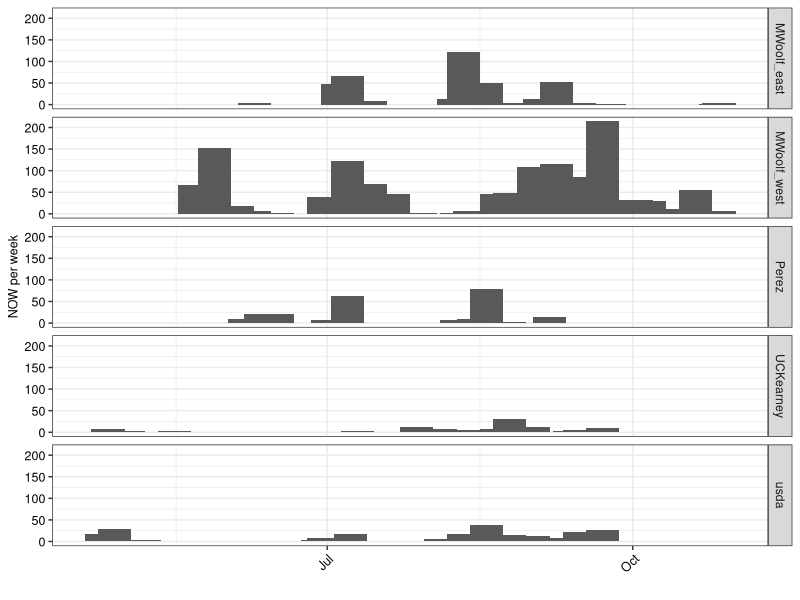
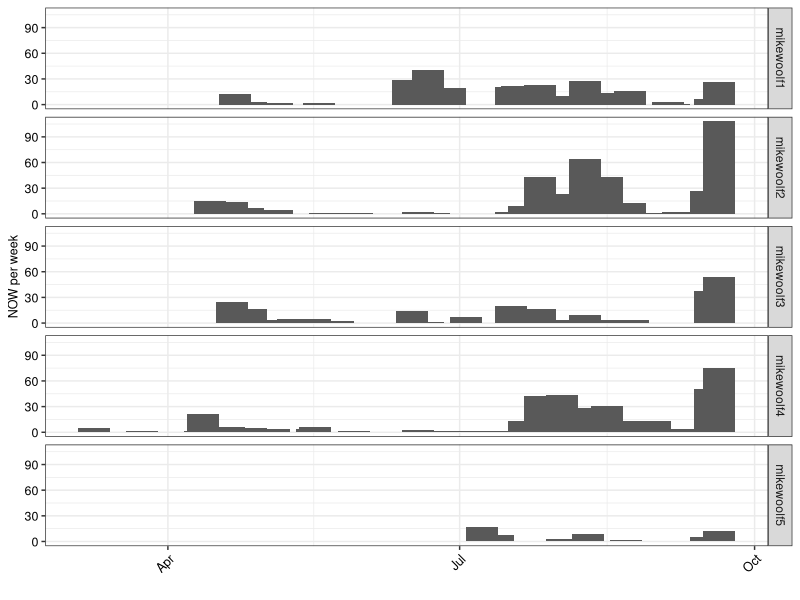
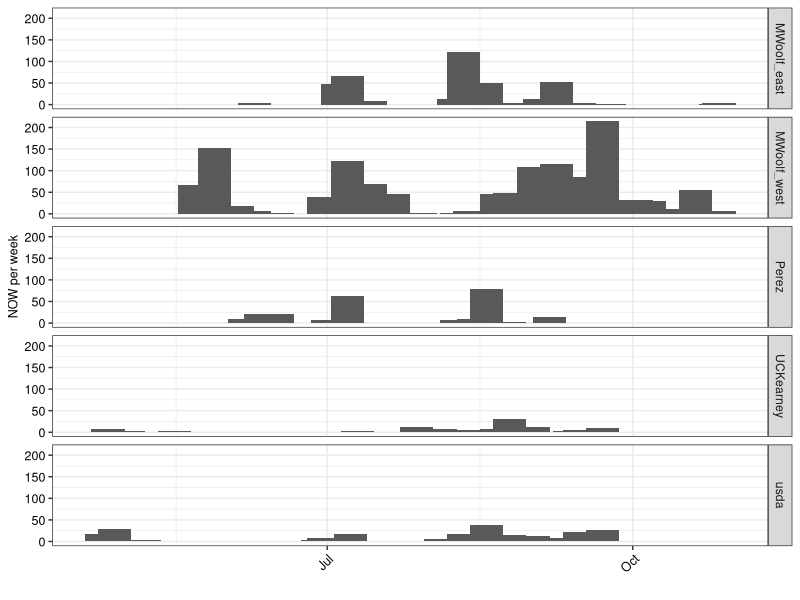
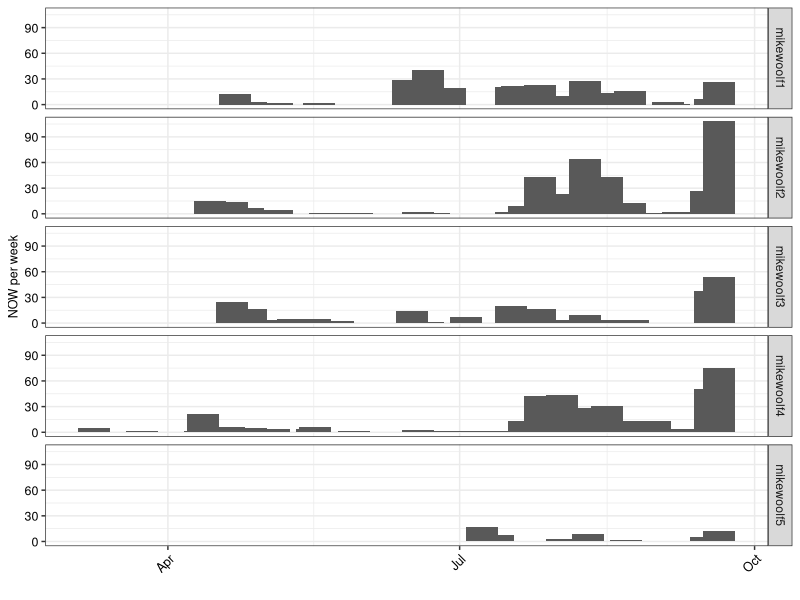

Reproduce these figures in R, in order.
#===========================================================================#
# script10_moth_captures_by_hour.R
# 
# PARTS
# 1. Load combined 2019 and 2020 count and temperature data files (line 15)
# 2. Merge and 2019 and 2020 count data (line 25)
# 3. Merge 2019 and 2020 temperature data(line 74)
# 4. Merge non-zero count data and temperature data (line 161)
# 
# Output file "combined" saved as...
#
#===========================================================================#

library(tidyverse)
library(lubridate)

#-- 1. Load and clean 2019 and 2020 data files (same as script3) ------------

# Load original data files into memory
allsites19 <- read.csv("./data/allsites_y19_scrubbed.csv") 
allsites20 <- read.csv("./data//allsites_y20_scrubbed.csv")

# Examine and fix discrepancy in site names in 2020 capture and temperature data
unique(allsites20$site)
# [1] "mikewoolf1" "mikewoolf2" "mikewoolf3" "mikewoolf4" "mikewoolf5"

#-- 2. Merge and 2019 and 2020 count data --------------------------

# Modify for merge compatibility)
head(allsites19)
head(allsites20)

allsites19 <- allsites19 %>% 
  filter(pest_dif > 0)
#-- 802 observations

allsites20 <- allsites20 %>% 
  filter(pest_dif > 0)
#-- 681 observations

counts_y19y20 <- rbind(allsites19,allsites20)

counts_y19y20$datetime <- as.POSIXct(counts_y19y20$datetime)
str(counts_y19y20)

counts_y19y20 %>% 
  filter(reviewed == "No")
#              datetime pest_nmbr pest_dif reviewed event  site
# 1 2019-08-16 15:56:00         3        3       No  <NA> Perez
# 2 2019-08-19 04:28:00         1        1       No  <NA> Perez
# 3 2019-08-19 00:28:00         1        1       No  <NA>  usda
# 4 2019-08-31 05:27:00         1        1       No  <NA>  usda

counts_y19y20 <- counts_y19y20 %>% 
  filter(reviewed != "No") %>% 
  select(datetime,pest_dif,site) %>% 
  mutate(Yr = year(datetime),
         Mnth = month(datetime, label = TRUE, abbr = TRUE),
         Julian = yday(datetime),
         Hr = hour(datetime))

head(counts_y19y20,2)
#              datetime pest_dif      site   Yr Mnth Julian Hr
# 1 2019-04-26 13:56:00        7 UCKearney 2019  Apr    116 13
# 2 2019-05-02 01:57:00        1 UCKearney 2019  May    122  1

str(counts_y19y20)

#-- 1479 obs

offhrs <- counts_y19y20 %>% 
  filter(Hr > 7)
### 201 obs, or 13%. For next pass, create a factor within "counts" rather 
### than subdivide the data set. That allows a more direct examination of 
### proportion by month

#-- 3. Seasonal overview using just the count data from both years  ---------

# temporary data frame allsites for current figure
allsites <- counts_y19y20 %>% 
  mutate(wk = epiweek(datetime))
head(allsites,2)
#              datetime pest_dif      site   Yr Mnth Julian Hr wk
# 1 2019-04-26 13:56:00        7 UCKearney 2019  Apr    116 13 17
# 2 2019-05-02 01:57:00        1 UCKearney 2019  May    122  1 18

allsites$caldate <- as.Date(allsites$datetime)


daily <- allsites %>% 
  group_by(Yr,wk,caldate,site) %>% 
  summarize(Date = min(caldate),
            orangeworm = sum(pest_dif))
daily
# A tibble: 595 x 6
# Groups:   Yr, wk, caldate [275]
#      Yr    wk caldate    site      Date       orangeworm
#   <dbl> <dbl> <date>     <chr>     <date>          <int>
# 1  2019    17 2019-04-24 usda      2019-04-24         12
# 2  2019    17 2019-04-25 usda      2019-04-25          3
# 3  2019    17 2019-04-26 UCKearney 2019-04-26          7

wkly19 <- daily %>% 
  filter(Yr == 2019) %>% 
  group_by(Yr,wk,site) %>% 
  summarize(Date = min(Date),
            orangeworm = sum(orangeworm))
wkly19
# A tibble: 87 x 5
# Groups:   Yr, wk [28]
#      Yr    wk site        Date       orangeworm
#   <dbl> <dbl> <chr>       <date>          <int>
# 1  2019    17 UCKearney   2019-04-26          7
# 2  2019    17 usda        2019-04-24         18
# 3  2019    18 UCKearney   2019-05-02          3

wkly20 <- daily %>% 
  filter(Yr == 2020) %>% 
  group_by(Yr,wk,site) %>% 
  summarize(Date = min(Date),
            orangeworm = sum(orangeworm))
wkly20
# A tibble: 90 x 5
# Groups:   Yr, wk [25]
#      Yr    wk site       Date       orangeworm
#   <dbl> <dbl> <chr>      <date>          <int>
# 1  2020    11 mikewoolf4 2020-03-09          5
# 2  2020    13 mikewoolf4 2020-03-24          1
# 3  2020    15 mikewoolf4 2020-04-11          2

p19 <- ggplot(wkly19, aes(x = Date,y = orangeworm)) +
  geom_col(width = 10) +
  facet_grid(site ~ .) +
  # any width over 3.0 gives a warning about non-overlapping x intervals
  # I think it looks better with width = 5.0
  theme_bw() +
  xlab("") +
  ylab("NOW per week") +
  theme(axis.text.x = element_text(color = "black", size = 9, angle = 45, hjust = 1),
        axis.text.y = element_text(color = "black", size = 9),
        axis.title.x = element_text(color = "black", size = 9),
        axis.title.y = element_text(color = "black", size = 9),
        legend.title = element_text(color = "black", size = 14),
        legend.text = element_text(color = "black", size = 14))

p19

ggsave(filename = "Y19_trapview_wkly_by_site.jpg", p19, path = "./results",
       width = 2.83, height = 5.83, dpi = 300, units = "in", device='jpg')

p20 <- ggplot(wkly20, aes(x = Date,y = orangeworm)) +
  geom_col(width = 10) +
  facet_grid(site ~ .) +
  # any width over 3.0 gives a warning about non-overlapping x intervals
  # I think it looks better with width = 5.0
  theme_bw() +
  xlab("") +
  ylab("NOW per week") +
  theme(axis.text.x = element_text(color = "black", size = 9, angle = 45, hjust = 1),
        axis.text.y = element_text(color = "black", size = 9),
        axis.title.x = element_text(color = "black", size = 9),
        axis.title.y = element_text(color = "black", size = 9),
        legend.title = element_text(color = "black", size = 14),
        legend.text = element_text(color = "black", size = 14))

p20

ggsave(filename = "Y20_trapview_wkly_by_site.jpg", p20, path = "./results",
       width = 2.83, height = 5.83, dpi = 300, units = "in", device='jpg')


#-- 4. Merge 2019 and 2020 temperature data ---------------------------------

alltemps19 <- readr::read_csv("./data/trapview_temps_degf_y19.csv")
alltemps20 <- readr::read_csv("./data/trapview_temps_degf_y20.csv")

# Examine and fix discrepancy in site names in 2020 capture and temperature data
unique(allsites20$site)
# [1] "mikewoolf1" "mikewoolf2" "mikewoolf3" "mikewoolf4" "mikewoolf5"
unique(alltemps20$site)
# [1] "MWT1" "MWT2" "MWT3" "MWT4" "MWT5"

alltemps20$site[alltemps20$site == "MWT1"] <- "mikewoolf1"
alltemps20$site[alltemps20$site == "MWT2"] <- "mikewoolf2"
alltemps20$site[alltemps20$site == "MWT3"] <- "mikewoolf3"
alltemps20$site[alltemps20$site == "MWT4"] <- "mikewoolf4"
alltemps20$site[alltemps20$site == "MWT5"] <- "mikewoolf5"

# Modify for merge compatibility)
alltemps19 <- alltemps19 %>% 
  dplyr::rename(datetime = Date_time)
alltemps20 <- alltemps20 %>% 
  dplyr::rename(datetime = Date_time)

### Make variables in alltemps19 and alltemps20 compatible with each
### other and with the counts data set

# Change MWoolf_west site name for consistency w 2020
alltemps19$site[alltemps19$site == "MWoolf_west"] <- "mikewoolf1"
alltemps19
# A tibble: 18,969 x 6
# site      datetime            degf_avg degf_lo degf_hi rh_avg
#   <chr>     <dttm>                 <dbl>   <dbl>   <dbl>  <dbl>
# 1 UCKearney 2019-05-16 17:00:00     56.1    55.4    56.8   83.0
# 2 UCKearney 2019-05-16 18:00:00     57.5    56.1    58.6   81.7
# 3 UCKearney 2019-05-16 19:00:00     55.0    53.8    56.8   90.4

# reorder consist w 2019
alltemps20 <- alltemps20[,c(6,1:5)] 

alltemps20$site[alltemps20$site == "MWT1"] <- "mikewoolf1"
alltemps20$site[alltemps20$site == "MWT2"] <- "mikewoolf2"
alltemps20$site[alltemps20$site == "MWT3"] <- "mikewoolf3"
alltemps20$site[alltemps20$site == "MWT4"] <- "mikewoolf4"
alltemps20$site[alltemps20$site == "MWT5"] <- "mikewoolf5"

unique(alltemps19$site)
# [1] [1] "UCKearney"   "usda"        "Perez"       "mikewoolf1"  "MWoolf_east"

unique(alltemps20$site)
# [1] "mikewoolf1" "mikewoolf2" "mikewoolf3" "mikewoolf4" "mikewoolf5"

# Also change MWoolf_west in the counts data set
counts_y19y20$site[counts_y19y20$site == "MWoolf_west"]  <- "mikewoolf1"
unique(counts_y19y20$site)
# [1] "UCKearney"   "MWoolf_east" "mikewoolf1"  "Perez"       "usda"        "mikewoolf2"  "mikewoolf3"  "mikewoolf4"  "mikewoolf5"  

# combine the temperature data sets
temps <- rbind(alltemps19,alltemps20)
temps
# A tibble: 36,549 x 6
# site      datetime            degf_avg degf_lo degf_hi rh_avg
#   <chr>     <dttm>                 <dbl>   <dbl>   <dbl>  <dbl>
# 1 UCKearney 2019-05-16 17:00:00     56.1    55.4    56.8   83.0
# 2 UCKearney 2019-05-16 18:00:00     57.5    56.1    58.6   81.7

# Add Yr, Mnth, Julian, and Hr to the temps data set
temps <- temps %>% 
  mutate(Yr = year(datetime),
         Mnth = month(datetime, label = TRUE, abbr = TRUE),
         Julian = yday(datetime),
         Hr = hour(datetime))
temps
# A tibble: 36,549 x 10
#   site      datetime            degf_avg degf_lo degf_hi rh_avg    Yr Mnth  Julian    Hr
#   <chr>     <dttm>                 <dbl>   <dbl>   <dbl>  <dbl> <dbl> <ord>  <dbl> <int>
# 1 UCKearney 2019-05-16 17:00:00     56.1    55.4    56.8   83.0  2019 May      136    17
# 2 UCKearney 2019-05-16 18:00:00     57.5    56.1    58.6   81.7  2019 May      136    18

# Merge temps to counts w left join, so that records in temps are retained only
# if they match a record in counts
length(temps$degf_avg[is.na(temps$degf_avg)])
# [1] 1
temps <- temps[!is.na(temps$datetime),] # drop the 1 NA in case that is a problem

#-- 4. Merge non-zero Count data to corresponding temperature records -------

counts_y19y20$datetime <- NULL
temps$datetime <- NULL
### For counts, the hour function makes the reading more approximate. For 
### temps, data were sent every hour on the hour and were a summary of the 
### previous hour, so the hour function gives us something that matches the
### counts data

combined <- left_join(counts_y19y20, temps, by = c("Yr","site","Julian","Hr"))
head(combined)
#   pest_dif      site Yr.x Mnth.x Julian Hr degf_avg degf_lo degf_hi rh_avg Yr.y Mnth.y
# 1        7 UCKearney 2019    Apr    116 13       NA      NA      NA     NA   NA   <NA>
# 2        1 UCKearney 2019    May    122  1       NA      NA      NA     NA   NA   <NA>
# 3        1 UCKearney 2019    May    123  2       NA      NA      NA     NA   NA   <NA>
# 4        1 UCKearney 2019    May    123 20       NA      NA      NA     NA   NA   <NA>
# 5        3 UCKearney 2019    May    136  9       NA      NA      NA     NA   NA   <NA>
# 6        1 UCKearney 2019    Jun    153  5    60.17    59.7    61.2  89.83 2019    Jun

nrow(combined)
# [1] 1479
nrow(combined[complete.cases(combined), ])
# [1] 1428
### lose some records, but retain most

combined[!complete.cases(combined), ]
# pest_dif       site   Yr Mnth.x Julian Hr degf_avg degf_lo degf_hi rh_avg Mnth.y
#   1           7  UCKearney 2019    Apr    116 13       NA      NA      NA     NA   <NA>
#   2           1  UCKearney 2019    May    122  1       NA      NA      NA     NA   <NA>
#   3           1  UCKearney 2019    May    123  2       NA      NA      NA     NA   <NA>
#   4           1  UCKearney 2019    May    123 20       NA      NA      NA     NA   <NA>
#   5           3  UCKearney 2019    May    136  9       NA      NA      NA     NA   <NA>
#   651        12       usda 2019    Apr    114  5       NA      NA      NA     NA   <NA>
#   652         2       usda 2019    Apr    115  5       NA      NA      NA     NA   <NA>
#   653         1       usda 2019    Apr    115  6       NA      NA      NA     NA   <NA>
#   654         1       usda 2019    Apr    116 20       NA      NA      NA     NA   <NA>
#   655         1       usda 2019    Apr    117  3       NA      NA      NA     NA   <NA>
#   656         1       usda 2019    Apr    117 17       NA      NA      NA     NA   <NA>
#   657         2       usda 2019    Apr    118  3       NA      NA      NA     NA   <NA>
#   658         1       usda 2019    Apr    120  5       NA      NA      NA     NA   <NA>
#   659         1       usda 2019    Apr    120  5       NA      NA      NA     NA   <NA>
#   660         1       usda 2019    May    121  4       NA      NA      NA     NA   <NA>
#   661         2       usda 2019    May    122  1       NA      NA      NA     NA   <NA>
#   662         2       usda 2019    May    122  2       NA      NA      NA     NA   <NA>
#   663         2       usda 2019    May    122  2       NA      NA      NA     NA   <NA>
#   664         3       usda 2019    May    122  3       NA      NA      NA     NA   <NA>
#   665         1       usda 2019    May    122  3       NA      NA      NA     NA   <NA>
#   666         1       usda 2019    May    122  5       NA      NA      NA     NA   <NA>
#   667         1       usda 2019    May    122  6       NA      NA      NA     NA   <NA>
#   668         1       usda 2019    May    122 19       NA      NA      NA     NA   <NA>
#   669         2       usda 2019    May    123  2       NA      NA      NA     NA   <NA>
#   670         1       usda 2019    May    123  2       NA      NA      NA     NA   <NA>
#   671         1       usda 2019    May    123  3       NA      NA      NA     NA   <NA>
#   672         1       usda 2019    May    123  5       NA      NA      NA     NA   <NA>
#   673         1       usda 2019    May    124  1       NA      NA      NA     NA   <NA>
#   674         1       usda 2019    May    124  2       NA      NA      NA     NA   <NA>
#   675         3       usda 2019    May    124  3       NA      NA      NA     NA   <NA>
#   676         1       usda 2019    May    124  4       NA      NA      NA     NA   <NA>
#   677         1       usda 2019    May    127  9       NA      NA      NA     NA   <NA>
#   678         1       usda 2019    May    128  4       NA      NA      NA     NA   <NA>
#   679         1       usda 2019    May    129  2       NA      NA      NA     NA   <NA>
#   680         1       usda 2019    May    129  3       NA      NA      NA     NA   <NA>
#   681         1       usda 2019    May    138  6       NA      NA      NA     NA   <NA>
#   682         1       usda 2019    May    148 10       NA      NA      NA     NA   <NA>
#   683         1       usda 2019    May    148 11       NA      NA      NA     NA   <NA>
#   1433        2 mikewoolf5 2020    Jul    190  3       NA      NA      NA     NA   <NA>
#   1434        1 mikewoolf5 2020    Jul    190  5       NA      NA      NA     NA   <NA>
#   1435        1 mikewoolf5 2020    Jul    191  4       NA      NA      NA     NA   <NA>
#   1436        3 mikewoolf5 2020    Jul    191  5       NA      NA      NA     NA   <NA>
#   1437        2 mikewoolf5 2020    Jul    191  5       NA      NA      NA     NA   <NA>
#   1438        2 mikewoolf5 2020    Jul    191  6       NA      NA      NA     NA   <NA>
#   1439        1 mikewoolf5 2020    Jul    192  4       NA      NA      NA     NA   <NA>
#   1440        3 mikewoolf5 2020    Jul    192  5       NA      NA      NA     NA   <NA>
#   1441        1 mikewoolf5 2020    Jul    193  5       NA      NA      NA     NA   <NA>
#   1442        1 mikewoolf5 2020    Jul    193  7       NA      NA      NA     NA   <NA>
#   1443        1 mikewoolf5 2020    Jul    195  5       NA      NA      NA     NA   <NA>
#   1444        1 mikewoolf5 2020    Jul    195  8       NA      NA      NA     NA   <NA>
#   1445        1 mikewoolf5 2020    Jul    195 12       NA      NA      NA     NA   <NA>
## offenders were in certain times and places

combined <- combined[complete.cases(combined), ]
combined

write.csv(combined,"./data/merged_count_and_temp_data.csv",row.names = FALSE)
